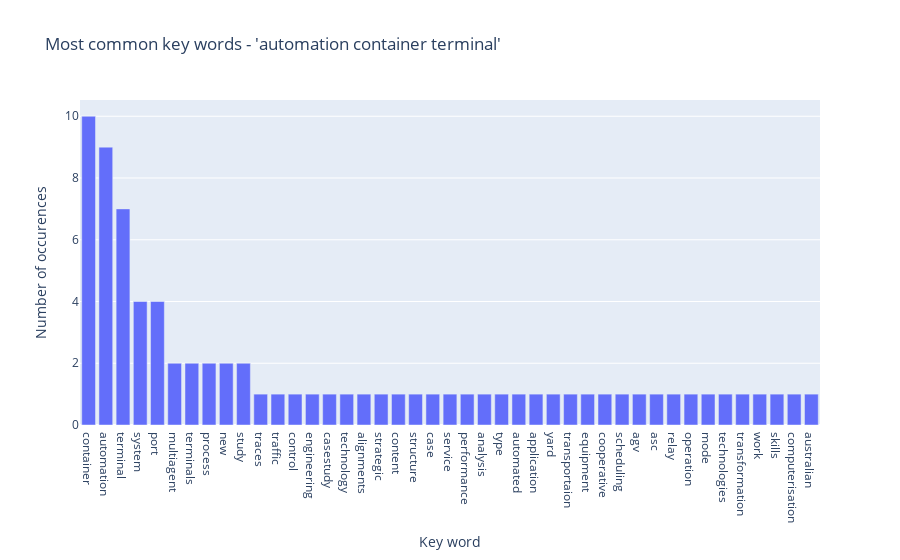

Notebook code cell kept with this figure:
### Code cell
# Plots the number of publications per year for extracted_primary_df
fig = go.Figure(data=[go.Bar(x=key_words_df["key_word"], y= key_words_df["occurence"],
        textposition="outside",
        textangle=0)])


fig.update_layout(title = "Most common key words - 'automation container terminal'" )

# Update xaxis properties
fig.update_xaxes(title="Key word")

# Update yaxis properties
fig.update_yaxes(title="Number of occurences")

### Figure 1 — Plotly figure (JSON) as saved in the notebook; plotly's stock layout.template omitted (floating-point values rounded to 4 significant figures)
{"data": [{"textangle": 0, "textposition": "outside", "type": "bar", "x": ["container", "automation", "terminal", "system", "port", "multiagent", "terminals", "process", "new", "study", "traces", "traffic", "control", "engineering", "casestudy", "technology", "alignments", "strategic", "content", "structure", "case", "service", "performance", "analysis", "type", "automated", "application", "yard", "transportaion", "equipment", "cooperative", "scheduling", "agv", "asc", "relay", "operation", "mode", "technologies", "transformation", "work", "skills", "computerisation", "australian"], "y": [10, 9, 7, 4, 4, 2, 2, 2, 2, 2, 1, 1, 1, 1, 1, 1, 1, 1, 1, 1, 1, 1, 1, 1, 1, 1, 1, 1, 1, 1, 1, 1, 1, 1, 1, 1, 1, 1, 1, 1, 1, 1, 1]}], "layout": {"title": {"text": "Most common key words - 'automation container terminal'"}, "xaxis": {"title": {"text": "Key word"}}, "yaxis": {"title": {"text": "Number of occurences"}}}}
